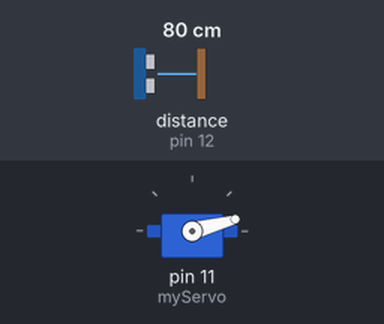
Recording of a sketch running on a simulated Arduino Uno, built with avr-gcc and run on an emulated ATmega328P. Shown: servo. Wiring (inferred from the names in the program): ultrasonic range finder: trigger pin 13; echo pin 12. The inputs (shaded band) are chosen by the test bench; at power-on: distance to the obstacle (sensor on pin 12) 80 cm. The echo pulse lasts 58.3 µs per cm; what the sketch prints to the serial monitor is not drawn.

Above: at 0.01 s.
1.3 s: distance to the obstacle (sensor on pin 12) set to 2 cm
At 3.4 s:
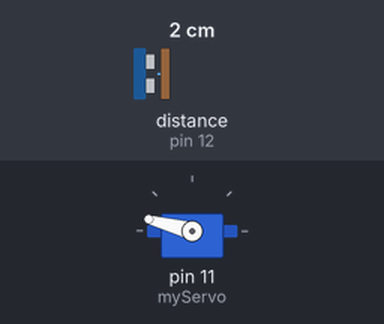
4.3 s: distance to the obstacle (sensor on pin 12) set to 250 cm
At 5.4 s:
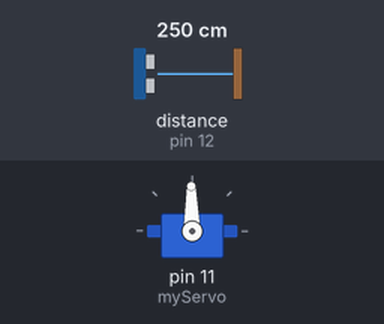
7.3 s: distance to the obstacle (sensor on pin 12) set to 4 cm
At 8.4 s:
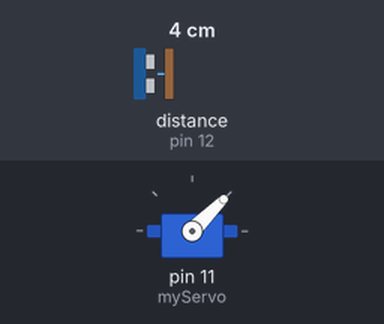
10.3 s: distance to the obstacle (sensor on pin 12) set to 9 cm
Timing chart, 0 to 14.3 s (numbered marks = the images above; inputs shaded):
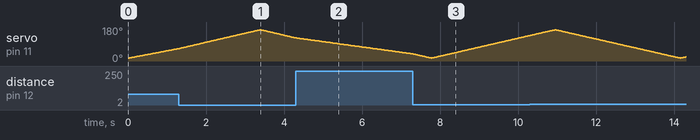

The sketch:

optional.ino
```cpp
// Includes the Servo library
#include <Servo.h>.
// Defines Tirg and Echo pins of the Ultrasonic Sensor
const int trigPin = 13;
const int echoPin = 12;
// Variables for the duration and the distance
long duration;
int distance;
Servo myServo; // Creates a servo object for controlling the servo motor
void setup() {
  pinMode(trigPin, OUTPUT); // Sets the trigPin as an Output
  pinMode(echoPin, INPUT); // Sets the echoPin as an Input
  Serial.begin(9600);
  myServo.attach(11); // Defines on which pin is the servo motor attached
}
void loop() {
  // rotates the servo motor from 15 to 165 degrees
  for(int i=15;i<=165;i++){
  myServo.write(i);
  delay(20);
  distance = calculateDistance();// Calls a function for calculating the distance measured by the Ultrasonic sensor for each degree

  Serial.print(i); // Sends the current degree into the Serial Port
  Serial.print(","); // Sends addition character right next to the previous value needed later in the Processing IDE for indexing
  Serial.print(distance); // Sends the distance value into the Serial Port
  Serial.print("."); // Sends addition character right next to the previous value needed later in the Processing IDE for indexing
  }
  // Repeats the previous lines from 165 to 15 degrees
  for(int i=165;i>15;i--){
  myServo.write(i);
  delay(20);
  distance = calculateDistance();
  Serial.print(i);
  Serial.print(",");
  Serial.print(distance);
  Serial.print(".");
  }
}
// Function for calculating the distance measured by the Ultrasonic sensor
int calculateDistance(){

  digitalWrite(trigPin, LOW);
  delayMicroseconds(2);
  // Sets the trigPin on HIGH state for 10 micro seconds
  digitalWrite(trigPin, HIGH);
  delayMicroseconds(10);
  digitalWrite(trigPin, LOW);
  duration = pulseIn(echoPin, HIGH); // Reads the echoPin, returns the sound wave travel time in microseconds
  distance= duration*0.034/2;
  return distance;
}
```
